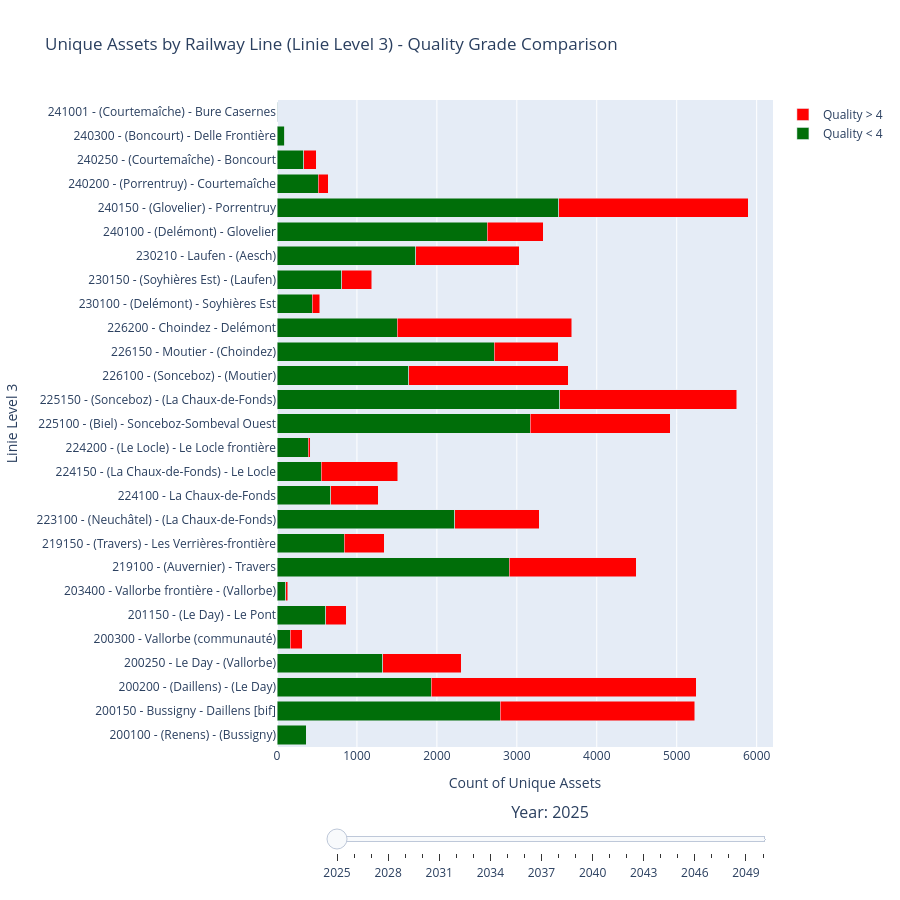

The notebook cell this image was saved under:
### Code cell
import plotly.graph_objects as go

# 1. Get ALL unique Linie Level 3 names across all years combined
all_linies = set()
for year in years:
    df_year = get_year_data(year)
    all_linies.update(df_year['Linie Level 3'].dropna().unique())

# Sort them alphabetically
sorted_linies = sorted(list(all_linies))

# Prepare all frames for the slider
frames = []

for year in years:
    df_year = get_year_data(year)
    
    # Pivot data to have Grade < 4 and Grade > 4 as separate traces
    grade_lt4 = df_year[df_year['Quality_Category'] == 'Grade < 4'].set_index('Linie Level 3')['Count']
    grade_gt4 = df_year[df_year['Quality_Category'] == 'Grade > 4'].set_index('Linie Level 3')['Count']
    
    # Reindex with the global sorted lines (adds missing lines with 0 count)
    grade_lt4 = grade_lt4.reindex(sorted_linies, fill_value=0)
    grade_gt4 = grade_gt4.reindex(sorted_linies, fill_value=0)
    
    # Create frame for this year
    frame = go.Frame(
        data=[
            go.Bar(
                x=grade_lt4.values,
                y=grade_lt4.index,
                name='Quality < 4',
                orientation='h',
                marker=dict(color='#006E09'),
                hovertemplate='%{y}<br>Count: %{x}<extra></extra>'
            ),
            go.Bar(
                x=grade_gt4.values,
                y=grade_gt4.index,
                name='Quality > 4',
                orientation='h',
                marker=dict(color='#FF0000'),
                hovertemplate='%{y}<br>Count: %{x}<extra></extra>'
            )
        ],
        name=str(int(year))
    )
    frames.append(frame)


sorted_linies = sorted(df['Linie Level 3'].dropna().unique())

# Create initial figure using the first year's data, reindexed to the global list
initial_data = get_year_data(years[0])
grade_lt4_initial = initial_data[initial_data['Quality_Category'] == 'Grade < 4'].set_index('Linie Level 3')['Count']
grade_gt4_initial = initial_data[initial_data['Quality_Category'] == 'Grade > 4'].set_index('Linie Level 3')['Count']
grade_lt4_initial = grade_lt4_initial.reindex(sorted_linies, fill_value=0)
grade_gt4_initial = grade_gt4_initial.reindex(sorted_linies, fill_value=0)
fig = go.Figure(
    data=[
        go.Bar(
            x=grade_lt4_initial.values,
            y=grade_lt4_initial.index,
            name='Quality < 4',
            orientation='h',
            marker=dict(color="#006E09"),
            hovertemplate='%{y}<br>Count: %{x}<extra></extra>'
        ),
        go.Bar(
            x=grade_gt4_initial.values,
            y=grade_gt4_initial.index,
            name='Quality > 4',
            orientation='h',
            marker=dict(color="#FF0000"),
            hovertemplate='%{y}<br>Count: %{x}<extra></extra>'
        )
    ],
    frames=frames
)

# Add year slider
sliders = [
    {
        'active': 0,
        'yanchor': 'top',
        'y': 0,
        'xanchor': 'left',
        'x': 0.1,
        'currentvalue': {
            'prefix': 'Year: ',
            'visible': True,
            'xanchor': 'center',
            'font': {'size': 16}
        },
        'transition': {'duration': 300},
        'pad': {'b': 10, 't': 50},
        'len': 0.9,
        'steps': [
            {
                'args': [
                    [str(int(year))],
                    {
                        'frame': {'duration': 300, 'redraw': True},
                        'mode': 'immediate',
                        'transition': {'duration': 300}
                    }
                ],
                'method': 'animate',
                'label': str(int(year))
            }
            for year in years
        ]
    }
]

fig.update_layout(
    sliders=sliders,
    title='Unique Assets by Railway Line (Linie Level 3) - Quality Grade Comparison',
    xaxis_title='Count of Unique Assets ',
    yaxis_title='Linie Level 3',
    
    # ---> INSERT THIS YAXIS DICTIONARY HERE <---
    yaxis=dict(
        type='category',
        categoryorder='array',
        categoryarray=sorted_linies
    ),
    # -------------------------------------------
    
    barmode='stack',
    height=max(900, len(sorted_linies) * 20),
    hovermode='closest',
    showlegend=True,
    legend=dict(x=1.02, y=1, xanchor='left', yanchor='top')
)

fig.show()

### Figure 1 — Plotly figure (JSON) as saved in the notebook; plotly's stock layout.template omitted (floating-point values rounded to 4 significant figures)
{"data": [{"hovertemplate": "%{y}<br>Count: %{x}<extra></extra>", "marker": {"color": "#006E09"}, "name": "Quality < 4", "orientation": "h", "type": "bar", "x": [367, 2793, 1930, 1322, 166, 612, 108, 2905, 844, 2222, 670, 553, 392, 3167, 3535, 1647, 2716, 1505, 439, 811, 1735, 2632, 3527, 519, 332, 94, 9], "y": ["200100 - (Renens) - (Bussigny)", "200150 - Bussigny - Daillens [bif]", "200200 - (Daillens) - (Le Day)", "200250 - Le Day - (Vallorbe)", "200300 - Vallorbe (communauté)", "201150 - (Le Day) - Le Pont", "203400 - Vallorbe frontière - (Vallorbe)", "219100 - (Auvernier) - Travers", "219150 - (Travers) - Les Verrières-frontière", "223100 - (Neuchâtel) - (La Chaux-de-Fonds)", "224100 - La Chaux-de-Fonds", "224150 - (La Chaux-de-Fonds) - Le Locle", "224200 - (Le Locle) - Le Locle frontière", "225100 - (Biel) - Sonceboz-Sombeval Ouest", "225150 - (Sonceboz) - (La Chaux-de-Fonds)", "226100 - (Sonceboz) - (Moutier)", "226150 - Moutier - (Choindez)", "226200 - Choindez - Delémont", "230100 - (Delémont) - Soyhières Est", "230150 - (Soyhières Est) - (Laufen)", "230210 - Laufen - (Aesch)", "240100 - (Delémont) - Glovelier", "240150 - (Glovelier) - Porrentruy", "240200 - (Porrentruy) - Courtemaîche", "240250 - (Courtemaîche) - Boncourt", "240300 - (Boncourt) - Delle Frontière", "241001 - (Courtemaîche) - Bure Casernes"]}, {"hovertemplate": "%{y}<br>Count: %{x}<extra></extra>", "marker": {"color": "#FF0000"}, "name": "Quality > 4", "orientation": "h", "type": "bar", "x": [0, 2430, 3314, 984, 148, 257, 27, 1586, 496, 1060, 598, 955, 23, 1752, 2213, 1994, 805, 2184, 97, 372, 1297, 697, 2367, 125, 160, 5, 0], "y": ["200100 - (Renens) - (Bussigny)", "200150 - Bussigny - Daillens [bif]", "200200 - (Daillens) - (Le Day)", "200250 - Le Day - (Vallorbe)", "200300 - Vallorbe (communauté)", "201150 - (Le Day) - Le Pont", "203400 - Vallorbe frontière - (Vallorbe)", "219100 - (Auvernier) - Travers", "219150 - (Travers) - Les Verrières-frontière", "223100 - (Neuchâtel) - (La Chaux-de-Fonds)", "224100 - La Chaux-de-Fonds", "224150 - (La Chaux-de-Fonds) - Le Locle", "224200 - (Le Locle) - Le Locle frontière", "225100 - (Biel) - Sonceboz-Sombeval Ouest", "225150 - (Sonceboz) - (La Chaux-de-Fonds)", "226100 - (Sonceboz) - (Moutier)", "226150 - Moutier - (Choindez)", "226200 - Choindez - Delémont", "230100 - (Delémont) - Soyhières Est", "230150 - (Soyhières Est) - (Laufen)", "230210 - Laufen - (Aesch)", "240100 - (Delémont) - Glovelier", "240150 - (Glovelier) - Porrentruy", "240200 - (Porrentruy) - Courtemaîche", "240250 - (Courtemaîche) - Boncourt", "240300 - (Boncourt) - Delle Frontière", "241001 - (Courtemaîche) - Bure Casernes"]}], "layout": {"barmode": "stack", "height": 900, "hovermode": "closest", "legend": {"x": 1.02, "xanchor": "left", "y": 1, "yanchor": "top"}, "showlegend": true, "sliders": [{"active": 0, "currentvalue": {"font": {"size": 16}, "prefix": "Year: ", "visible": true, "xanchor": "center"}, "len": 0.9, "pad": {"b": 10, "t": 50}, "steps": [{"args": [["2025"], {"frame": {"duration": 300, "redraw": true}, "mode": "immediate", "transition": {"duration": 300}}], "label": "2025", "method": "animate"}, {"args": [["2026"], {"frame": {"duration": 300, "redraw": true}, "mode": "immediate", "transition": {"duration": 300}}], "label": "2026", "method": "animate"}, {"args": [["2027"], {"frame": {"duration": 300, "redraw": true}, "mode": "immediate", "transition": {"duration": 300}}], "label": "2027", "method": "animate"}, {"args": [["2028"], {"frame": {"duration": 300, "redraw": true}, "mode": "immediate", "transition": {"duration": 300}}], "label": "2028", "method": "animate"}, {"args": [["2029"], {"frame": {"duration": 300, "redraw": true}, "mode": "immediate", "transition": {"duration": 300}}], "label": "2029", "method": "animate"}, {"args": [["2030"], {"frame": {"duration": 300, "redraw": true}, "mode": "immediate", "transition": {"duration": 300}}], "label": "2030", "method": "animate"}, {"args": [["2031"], {"frame": {"duration": 300, "redraw": true}, "mode": "immediate", "transition": {"duration": 300}}], "label": "2031", "method": "animate"}, {"args": [["2032"], {"frame": {"duration": 300, "redraw": true}, "mode": "immediate", "transition": {"duration": 300}}], "label": "2032", "method": "animate"}, {"args": [["2033"], {"frame": {"duration": 300, "redraw": true}, "mode": "immediate", "transition": {"duration": 300}}], "label": "2033", "method": "animate"}, {"args": [["2034"], {"frame": {"duration": 300, "redraw": true}, "mode": "immediate", "transition": {"duration": 300}}], "label": "2034", "method": "animate"}, {"args": [["2035"], {"frame": {"duration": 300, "redraw": true}, "mode": "immediate", "transition": {"duration": 300}}], "label": "2035", "method": "animate"}, {"args": [["2036"], {"frame": {"duration": 300, "redraw": true}, "mode": "immediate", "transition": {"duration": 300}}], "label": "2036", "method": "animate"}, {"args": [["2037"], {"frame": {"duration": 300, "redraw": true}, "mode": "immediate", "transition": {"duration": 300}}], "label": "2037", "method": "animate"}, {"args": [["2038"], {"frame": {"duration": 300, "redraw": true}, "mode": "immediate", "transition": {"duration": 300}}], "label": "2038", "method": "animate"}, {"args": [["2039"], {"frame": {"duration": 300, "redraw": true}, "mode": "immediate", "transition": {"duration": 300}}], "label": "2039", "method": "animate"}, {"args": [["2040"], {"frame": {"duration": 300, "redraw": true}, "mode": "immediate", "transition": {"duration": 300}}], "label": "2040", "method": "animate"}, {"args": [["2041"], {"frame": {"duration": 300, "redraw": true}, "mode": "immediate", "transition": {"duration": 300}}], "label": "2041", "method": "animate"}, {"args": [["2042"], {"frame": {"duration": 300, "redraw": true}, "mode": "immediate", "transition": {"duration": 300}}], "label": "2042", "method": "animate"}, {"args": [["2043"], {"frame": {"duration": 300, "redraw": true}, "mode": "immediate", "transition": {"duration": 300}}], "label": "2043", "method": "animate"}, {"args": [["2044"], {"frame": {"duration": 300, "redraw": true}, "mode": "immediate", "transition": {"duration": 300}}], "label": "2044", "method": "animate"}, {"args": [["2045"], {"frame": {"duration": 300, "redraw": true}, "mode": "immediate", "transition": {"duration": 300}}], "label": "2045", "method": "animate"}, {"args": [["2046"], {"frame": {"duration": 300, "redraw": true}, "mode": "immediate", "transition": {"duration": 300}}], "label": "2046", "method": "animate"}, {"args": [["2047"], {"frame": {"duration": 300, "redraw": true}, "mode": "immediate", "transition": {"duration": 300}}], "label": "2047", "method": "animate"}, {"args": [["2048"], {"frame": {"duration": 300, "redraw": true}, "mode": "immediate", "transition": {"duration": 300}}], "label": "2048", "method": "animate"}, {"args": [["2049"], {"frame": {"duration": 300, "redraw": true}, "mode": "immediate", "transition": {"duration": 300}}], "label": "2049", "method": "animate"}, {"args": [["2050"], {"frame": {"duration": 300, "redraw": true}, "mode": "immediate", "transition": {"duration": 300}}], "label": "2050", "method": "animate"}], "transition": {"duration": 300}, "x": 0.1, "xanchor": "left", "y": 0, "yanchor": "top"}], "title": {"text": "Unique Assets by Railway Line (Linie Level 3) - Quality Grade Comparison"}, "xaxis": {"title": {"text": "Count of Unique Assets "}}, "yaxis": {"categoryarray": ["200100 - (Renens) - (Bussigny)", "200150 - Bussigny - Daillens [bif]", "200200 - (Daillens) - (Le Day)", "200250 - Le Day - (Vallorbe)", "200300 - Vallorbe (communauté)", "201150 - (Le Day) - Le Pont", "203400 - Vallorbe frontière - (Vallorbe)", "219100 - (Auvernier) - Travers", "219150 - (Travers) - Les Verrières-frontière", "223100 - (Neuchâtel) - (La Chaux-de-Fonds)", "224100 - La Chaux-de-Fonds", "224150 - (La Chaux-de-Fonds) - Le Locle", "224200 - (Le Locle) - Le Locle frontière", "225100 - (Biel) - Sonceboz-Sombeval Ouest", "225150 - (Sonceboz) - (La Chaux-de-Fonds)", "226100 - (Sonceboz) - (Moutier)", "226150 - Moutier - (Choindez)", "226200 - Choindez - Delémont", "230100 - (Delémont) - Soyhières Est", "230150 - (Soyhières Est) - (Laufen)", "230210 - Laufen - (Aesch)", "240100 - (Delémont) - Glovelier", "240150 - (Glovelier) - Porrentruy", "240200 - (Porrentruy) - Courtemaîche", "240250 - (Courtemaîche) - Boncourt", "240300 - (Boncourt) - Delle Frontière", "241001 - (Courtemaîche) - Bure Casernes"], "categoryorder": "array", "title": {"text": "Linie Level 3"}, "type": "category"}}}
